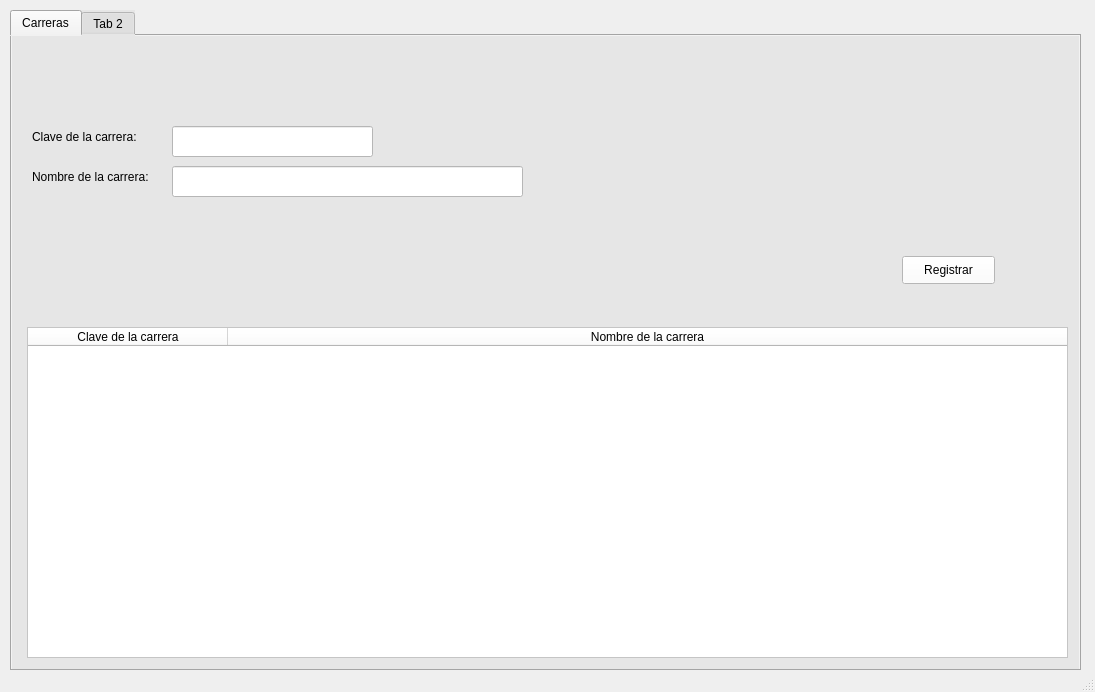
<?xml version="1.0" encoding="UTF-8"?>
<ui version="4.0">
 <class>MainWindow</class>
 <widget class="QMainWindow" name="MainWindow">
  <property name="geometry">
   <rect>
    <x>0</x>
    <y>0</y>
    <width>1095</width>
    <height>692</height>
   </rect>
  </property>
  <property name="windowTitle">
   <string>MainWindow</string>
  </property>
  <widget class="QWidget" name="centralwidget">
   <widget class="QTabWidget" name="tabWidget">
    <property name="geometry">
     <rect>
      <x>10</x>
      <y>10</y>
      <width>1071</width>
      <height>661</height>
     </rect>
    </property>
    <property name="toolTip">
     <string>&lt;html&gt;&lt;head/&gt;&lt;body&gt;&lt;p&gt;&lt;br/&gt;&lt;/p&gt;&lt;/body&gt;&lt;/html&gt;</string>
    </property>
    <property name="styleSheet">
     <string notr="true">background-color: rgb(230, 230, 230);</string>
    </property>
    <property name="currentIndex">
     <number>0</number>
    </property>
    <widget class="QWidget" name="Carreras">
     <attribute name="title">
      <string>Carreras</string>
     </attribute>
     <widget class="QLabel" name="label">
      <property name="geometry">
       <rect>
        <x>20</x>
        <y>90</y>
        <width>121</width>
        <height>21</height>
       </rect>
      </property>
      <property name="text">
       <string>Clave de la carrera: </string>
      </property>
     </widget>
     <widget class="QLabel" name="label_2">
      <property name="geometry">
       <rect>
        <x>20</x>
        <y>130</y>
        <width>131</width>
        <height>21</height>
       </rect>
      </property>
      <property name="text">
       <string>Nombre de la carrera:</string>
      </property>
     </widget>
     <widget class="QLineEdit" name="claveCarrera">
      <property name="geometry">
       <rect>
        <x>160</x>
        <y>90</y>
        <width>201</width>
        <height>31</height>
       </rect>
      </property>
      <property name="styleSheet">
       <string notr="true">background-color: rgb(255, 255, 255);</string>
      </property>
     </widget>
     <widget class="QLineEdit" name="nombreCarrera">
      <property name="geometry">
       <rect>
        <x>160</x>
        <y>130</y>
        <width>351</width>
        <height>31</height>
       </rect>
      </property>
      <property name="styleSheet">
       <string notr="true">background-color: rgb(255, 255, 255);
</string>
      </property>
     </widget>
     <widget class="QPushButton" name="btn_Registrar">
      <property name="geometry">
       <rect>
        <x>890</x>
        <y>220</y>
        <width>93</width>
        <height>28</height>
       </rect>
      </property>
      <property name="styleSheet">
       <string notr="true">background-color: rgb(255, 255, 255);</string>
      </property>
      <property name="text">
       <string>Registrar</string>
      </property>
     </widget>
     <widget class="QTableWidget" name="tableWidget">
      <property name="geometry">
       <rect>
        <x>15</x>
        <y>291</y>
        <width>1041</width>
        <height>331</height>
       </rect>
      </property>
      <property name="styleSheet">
       <string notr="true">background-color: rgb(255, 255, 255);</string>
      </property>
      <attribute name="horizontalHeaderVisible">
       <bool>true</bool>
      </attribute>
      <attribute name="horizontalHeaderCascadingSectionResizes">
       <bool>true</bool>
      </attribute>
      <attribute name="horizontalHeaderDefaultSectionSize">
       <number>200</number>
      </attribute>
      <attribute name="horizontalHeaderHighlightSections">
       <bool>false</bool>
      </attribute>
      <attribute name="horizontalHeaderStretchLastSection">
       <bool>true</bool>
      </attribute>
      <column>
       <property name="text">
        <string>Clave de la carrera</string>
       </property>
      </column>
      <column>
       <property name="text">
        <string>Nombre de la carrera</string>
       </property>
      </column>
     </widget>
    </widget>
    <widget class="QWidget" name="Alumnos">
     <attribute name="title">
      <string>Tab 2</string>
     </attribute>
    </widget>
   </widget>
  </widget>
  <widget class="QStatusBar" name="statusbar"/>
 </widget>
 <resources/>
 <connections/>
</ui>
